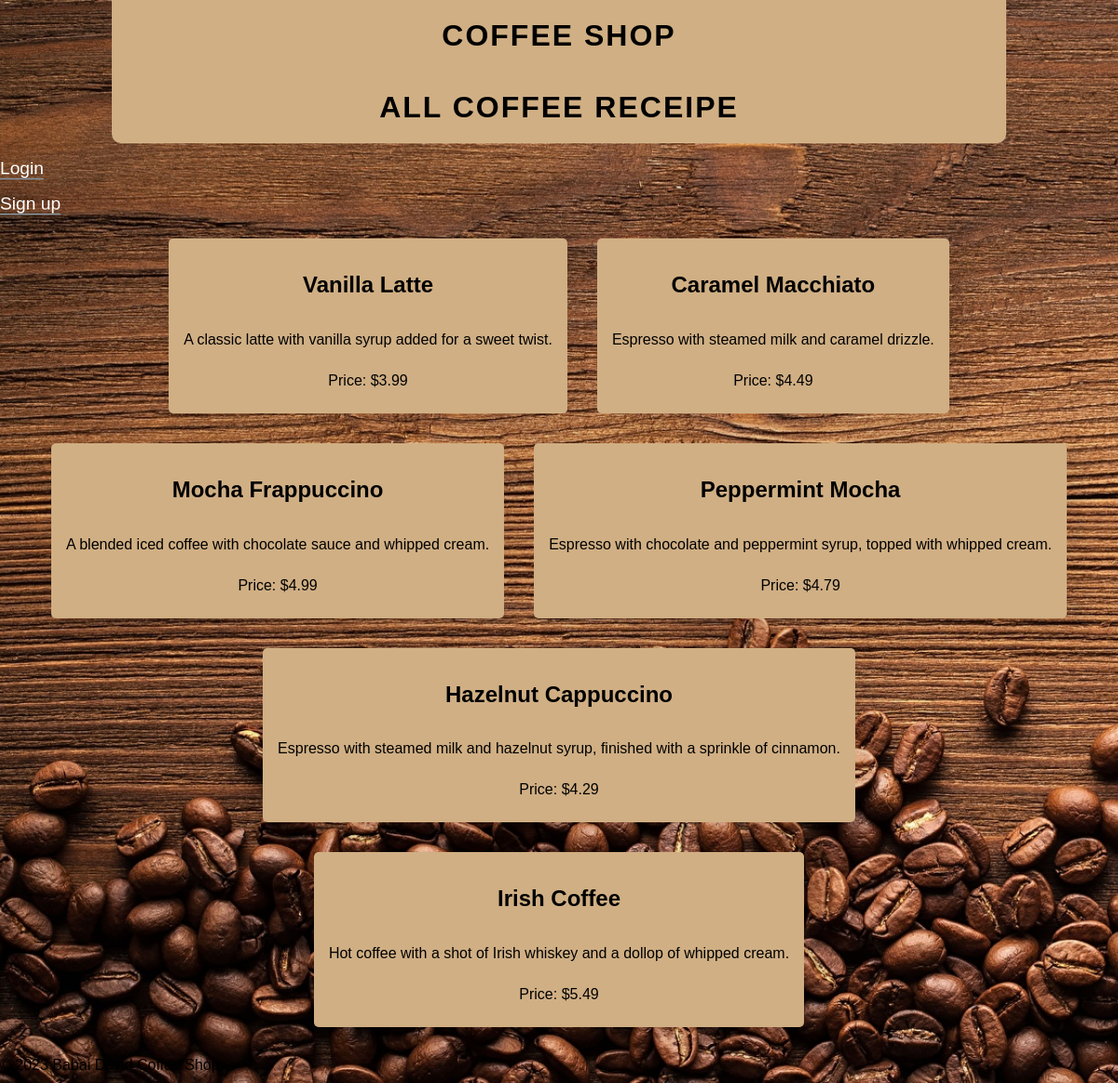
The page / on the database its author committed.
### tables this page shows
CREATE TABLE `coffees` (
  `id` int(11) NOT NULL,
  `name` varchar(255) NOT NULL,
  `description` text DEFAULT NULL,
  `price` decimal(10,2) NOT NULL
);

### template.php (called while the page is built)
<?php include 'header.php'; ?>
<?php include $content; ?>
<?php include 'footer.php'; ?>
<?php require_once 'index.php'; ?>

### index.php (called while the page is built)
<?php
$title = "All coffee receipe";
$content = 'coffees.php';
include 'template.php';
?>

### coffees.php (the view, shortened to what this page needs)
<?php
$title = 'All coffee';
require_once 'header.php';
$conn = mysqli_connect(HOST, USER, PASSWD, DB);
$sql = "SELECT * FROM coffees";
$result = mysqli_query($conn, $sql);
$coffees = mysqli_fetch_all($result, MYSQLI_ASSOC);
?>
<?php if (isset($_SESSION['username'])) : ?>
    <h1 class="login-name">Hello <?php echo $_SESSION['username'] ?> !</h1>
    <p><a class="links" href="add_coffee.php">Add Coffee</a></p>
    <p><a class="links" href="logout.php">Logout</a></p>
<?php else : ?>
    <p><a class="links" href="login.php">Login</a></p>
    <p><a class="links" href="register.php">Sign up</a></p>
<?php endif; ?>
<?php if (count($coffees) == 0) : ?>
    <p>No coffees found</p>
<?php else : ?>
    <ul class="coffe-list">
        <?php foreach ($coffees as $coffee) : ?>
            <li>
                <h2><?php echo $coffee['name']; ?></h2>
                <p><?php echo $coffee['description']; ?></p>
                <p>Price: $<?php echo number_format($coffee['price'], 2); ?></p>
            </li>
        <?php endforeach; ?>
    </ul>
<?php endif; ?>

### header.php (shortened to what this page needs)
<!DOCTYPE html>
<html>
<head>
    <link rel = "stylesheet" href = "style.css"/>
</head>
<body>
<header>
    <h1 class="header-text">Coffee Shop</h1>
    <?php
    if(!empty($title)){	echo '<h1 class="header-text title">'.$title.'</h1>';}
    ?>
</header>

### footer.php
<footer>
    <p>&copy; 2023 Babai Dávid Coffee Shop</p>
</footer>
</body>
</html>

### style.css (style rules this page uses)
* { box-sizing: border-box; font-family: Arial, sans-serif; }
body { margin: 0; padding: 0; background-color: #f5f5f5; background-image: url("./images/Coffee_Grain_545482_1920x1080.jpg" ); background-repeat: no-repeat; background-size: cover; }
a { color: #007bff; text-decoration: none; }
.header-text { font-family: 'Montserrat', sans-serif; width: 80%; margin: auto; font-weight: 900; text-transform: uppercase; letter-spacing: 2px; color: black; background-color: #D0AF84; padding: 20px; text-align: center; }
.title { border-radius: 0 0 10px 10px; }
.links { color: #ffffff; text-decoration: none; border-bottom: 2px solid #7e7e7e; transition: all 0.3s ease-in-out; font-size: 1.2rem; }
.coffe-list { list-style: none; padding: 0; display: flex; justify-content: center; align-items: center; flex-wrap: wrap; margin: 0; }
.coffe-list li { display: flex; flex-direction: column; align-items: center; justify-content: center; padding: 1rem; margin: 1rem; box-shadow: 10px 10px 20px 10px rgba(0,0,0,0.1); border-radius: 5px; background-color: #D0AF84; transition: all 0.2s ease-in-out; }
h1 { margin-top: 10px; margin-bottom: 20px; }
p { margin-bottom: 10px; }

### rows shown on the page
coffees: name "Vanilla Latte", description "A classic latte with vanilla syrup added for a sweet twist.", price "3.99"
coffees: name "Caramel Macchiato", description "Espresso with steamed milk and caramel drizzle.", price "4.49"
coffees: name "Mocha Frappuccino", description "A blended iced coffee with chocolate sauce and whipped cream.", price "4.99"
coffees: name "Peppermint Mocha", description "Espresso with chocolate and peppermint syrup, topped with whipped cream.", price "4.79"
coffees: name "Hazelnut Cappuccino", description "Espresso with steamed milk and hazelnut syrup, finished with a sprinkle of cinnamon.", price "4.29"
coffees: name "Irish Coffee", description "Hot coffee with a shot of Irish whiskey and a dollop of whipped cream.", price "5.49"

### other values the page prints
$title "ALL COFFEE RECEIPE"
